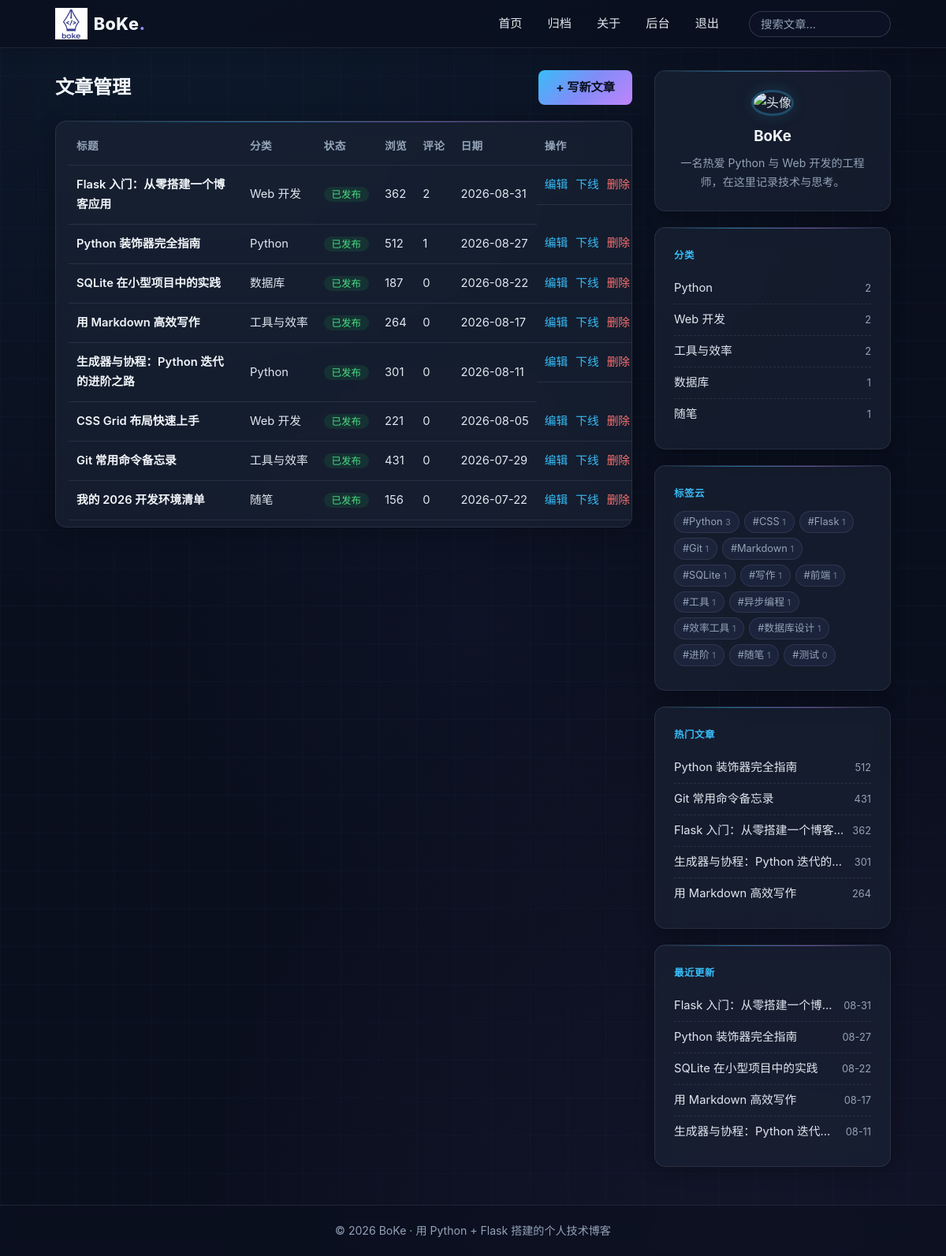
Page /admin (signed in) on the committed database.
### models.py (models this page shows, shortened)
class Post(db.Model):
    id = db.Column(db.Integer, primary_key=True)
    title = db.Column(db.String(200), nullable=False)
    slug = db.Column(db.String(200), unique=True, nullable=False)
    summary = db.Column(db.Text)
    content = db.Column(db.Text, nullable=False)
    created_at = db.Column(db.DateTime, default=datetime.now, nullable=False)
    updated_at = db.Column(db.DateTime, default=datetime.now,
                           onupdate=datetime.now, nullable=False)
    views = db.Column(db.Integer, default=0, nullable=False)
    published = db.Column(db.Boolean, default=True, nullable=False)
    category_id = db.Column(db.Integer, db.ForeignKey('category.id'))
    comments = db.relationship('Comment', backref='post',
                               cascade='all, delete-orphan', lazy='dynamic')

class Category(db.Model):
    id = db.Column(db.Integer, primary_key=True)
    name = db.Column(db.String(50), unique=True, nullable=False)
    posts = db.relationship('Post', backref='category', lazy='dynamic')

class Tag(db.Model):
    id = db.Column(db.Integer, primary_key=True)
    name = db.Column(db.String(50), unique=True, nullable=False)
    posts = db.relationship('Post', secondary=post_tags,
                            backref=db.backref('tags', lazy='joined'),
                            lazy='dynamic')

### app.py (the view)
    @app.route('/admin')
    @login_required
    def admin_dashboard():
        posts = Post.query.order_by(Post.created_at.desc()).all()
        return render_template('admin/dashboard.html', posts=posts,
                               title='文章管理')

### app.py (called while the page is built)
def login_required(view):
    @functools.wraps(view)
    def wrapped(*args, **kwargs):
        if not session.get('admin_id'):
            flash('请先登录后台', 'error')
            return redirect(url_for('admin_login', next=request.path))
        return view(*args, **kwargs)
    return wrapped

### templates/admin/dashboard.html
{% extends 'base.html' %}
{% block content %}
<div class="admin-head">
  <h1>{{ title }}</h1>
  <a class="btn" href="{{ url_for('post_new') }}">+ 写新文章</a>
</div>
<div class="card table-card">
  <table class="admin-table">
    <thead>
      <tr>
        <th>标题</th>
        <th>分类</th>
        <th>状态</th>
        <th>浏览</th>
        <th>评论</th>
        <th>日期</th>
        <th>操作</th>
      </tr>
    </thead>
    <tbody>
      {% for post in posts %}
      <tr>
        <td><a href="{{ url_for('post_detail', slug=post.slug) }}" target="_blank">{{ post.title }}</a></td>
        <td>{{ post.category.name if post.category else '—' }}</td>
        <td><span class="status {{ 'on' if post.published }}">{{ '已发布' if post.published else '草稿' }}</span></td>
        <td>{{ post.views }}</td>
        <td>{{ post.comments.count() }}</td>
        <td>{{ post.created_at.strftime('%Y-%m-%d') }}</td>
        <td class="actions">
          <a href="{{ url_for('post_edit', post_id=post.id) }}">编辑</a>
          <form class="inline" method="post" action="{{ url_for('post_toggle', post_id=post.id) }}">
            <button class="link" type="submit">{{ '下线' if post.published else '发布' }}</button>
          </form>
          <form class="inline" method="post" action="{{ url_for('post_delete', post_id=post.id) }}"
                onsubmit="return confirm('确定删除《{{ post.title }}》？该操作不可恢复。')">
            <button class="link danger" type="submit">删除</button>
          </form>
        </td>
      </tr>
      {% else %}
      <tr><td colspan="7" class="muted">还没有文章，点击右上角开始写作。</td></tr>
      {% endfor %}
    </tbody>
  </table>
</div>
{% endblock %}

### templates/base.html (shortened to what this page needs)
<!DOCTYPE html>
<html lang="zh-CN">
<head>
<link rel="stylesheet" href="{{ url_for('static', filename='css/style.css') }}">
<link rel="stylesheet" href="{{ url_for('static', filename='css/pygments.css') }}">
</head>
<body>
<header class="site-header">
  <div class="container header-inner">
    <a class="logo" href="{{ url_for('index') }}"><img src="{{ url_for('static', filename='assets/logo.png') }}" alt="BoKe 技术博客">BoKe<span>.</span></a>
    <nav class="nav" id="site-nav">
      <a href="{{ url_for('index') }}" class="{{ 'active' if request.path == '/' }}">首页</a>
      <a href="{{ url_for('archive') }}" class="{{ 'active' if request.path == '/archive' }}">归档</a>
      <a href="{{ url_for('about') }}" class="{{ 'active' if request.path == '/about' }}">关于</a>
      {% if session.get('admin_id') %}
        <a href="{{ url_for('admin_dashboard') }}">后台</a>
        <a href="{{ url_for('admin_logout') }}">退出</a>
      {% else %}
        <a href="{{ url_for('admin_login') }}">登录</a>
      {% endif %}
    </nav>
    <form class="search-form" action="{{ url_for('search') }}" method="get">
      <input type="search" name="q" placeholder="搜索文章..." value="{{ request.args.get('q', '') }}">
    </form>
  </div>
</header>
<main class="container layout">
  <div class="content">
    {% block content %}{% endblock %}
  </div>
  <aside class="sidebar">
    <section class="card about-card">
      <img class="avatar" src="https://trae-api-cn.mchost.guru/api/ide/v1/text_to_image?prompt=flat%20minimal%20illustration%20avatar%20of%20a%20friendly%20programmer%20wearing%20headphones%2C%20indigo%20and%20white%20color%20palette%2C%20soft%20geometric%20background&image_size=square" alt="头像">
      <h3>BoKe</h3>
      <p class="muted">一名热爱 Python 与 Web 开发的工程师，在这里记录技术与思考。</p>
    </section>
    <section class="card">
      <h3 class="card-title">分类</h3>
      <ul class="side-list">
        {% for cat, count in nav_categories %}
        <li><a href="{{ url_for('category', name=cat.name) }}">{{ cat.name }}</a><span class="count">{{ count }}</span></li>
        {% else %}
        <li class="muted">暂无分类</li>
        {% endfor %}
      </ul>
    </section>
    <section class="card">
      <h3 class="card-title">标签云</h3>
      <div class="cloud">
        {% for tag, count in tag_cloud %}
        <a class="tag" href="{{ url_for('tag', name=tag.name) }}">#{{ tag.name }} <small>{{ count }}</small></a>
        {% else %}
        <span class="muted">暂无标签</span>
        {% endfor %}
      </div>
    </section>
    <section class="card">
      <h3 class="card-title">热门文章</h3>
      <ul class="side-list">
        {% for post in top_posts %}
        <li class="side-post"><a href="{{ url_for('post_detail', slug=post.slug) }}">{{ post.title }}</a><span class="count">{{ post.views }}</span></li>
        {% endfor %}
      </ul>
    </section>
    <section class="card">
      <h3 class="card-title">最近更新</h3>
      <ul class="side-list">
        {% for post in recent_posts %}
        <li class="side-post"><a href="{{ url_for('post_detail', slug=post.slug) }}">{{ post.title }}</a><span class="count">{{ post.created_at.strftime('%m-%d') }}</span></li>
        {% endfor %}
      </ul>
    </section>
  </aside>
</main>
<footer class="site-footer">
  <div class="container">
    <p>© 2026 BoKe · 用 Python + Flask 搭建的个人技术博客</p>
  </div>
</footer>
</body>
</html>

### rows in the picture
Post: title "Flask 入门：从零搭建一个博客应用", category "Web 开发", published "已发布", views "362", comments.count "2", created_at "2026-08-31", published "下线", created_at "08-31"
Post: title "Python 装饰器完全指南", category "Python", published "已发布", views "512", comments.count "1", created_at "2026-08-27", published "下线", created_at "08-27"
Post: title "SQLite 在小型项目中的实践", category "数据库", published "已发布", views "187", comments.count "0", created_at "2026-08-22", published "下线", created_at "08-22"
Post: title "用 Markdown 高效写作", category "工具与效率", published "已发布", views "264", comments.count "0", created_at "2026-08-17", published "下线", created_at "08-17"
Post: title "生成器与协程：Python 迭代的进阶之路", category "Python", published "已发布", views "301", comments.count "0", created_at "2026-08-11", published "下线", created_at "08-11"
Post: title "CSS Grid 布局快速上手", category "Web 开发", published "已发布", views "221", comments.count "0", created_at "2026-08-05", published "下线"
Post: title "Git 常用命令备忘录", category "工具与效率", published "已发布", views "431", comments.count "0", created_at "2026-07-29", published "下线"
Post: title "我的 2026 开发环境清单", category "随笔", published "已发布", views "156", comments.count "0", created_at "2026-07-22", published "下线"
Category: name "Python", id "2"
Category: name "Web 开发", count "2"
Category: name "工具与效率", count "2"
Category: name "数据库", count "1"
Category: name "随笔", count "1"
Tag: name "Python", count "3"
Tag: name "CSS", count "1"
Tag: name "Flask", id "1"
Tag: name "Git", count "1"
Tag: name "Markdown", count "1"
Tag: name "SQLite", count "1"
Tag: name "写作", count "1"
Tag: name "前端", count "1"
Tag: name "工具", count "1"
Tag: name "异步编程", count "1"
Tag: name "效率工具", count "1"
Tag: name "数据库设计", count "1"
Tag: name "进阶", count "1"
Tag: name "随笔", count "1"
Tag: name "测试", count "0"

### other values in the picture
{{ title }} "文章管理"
